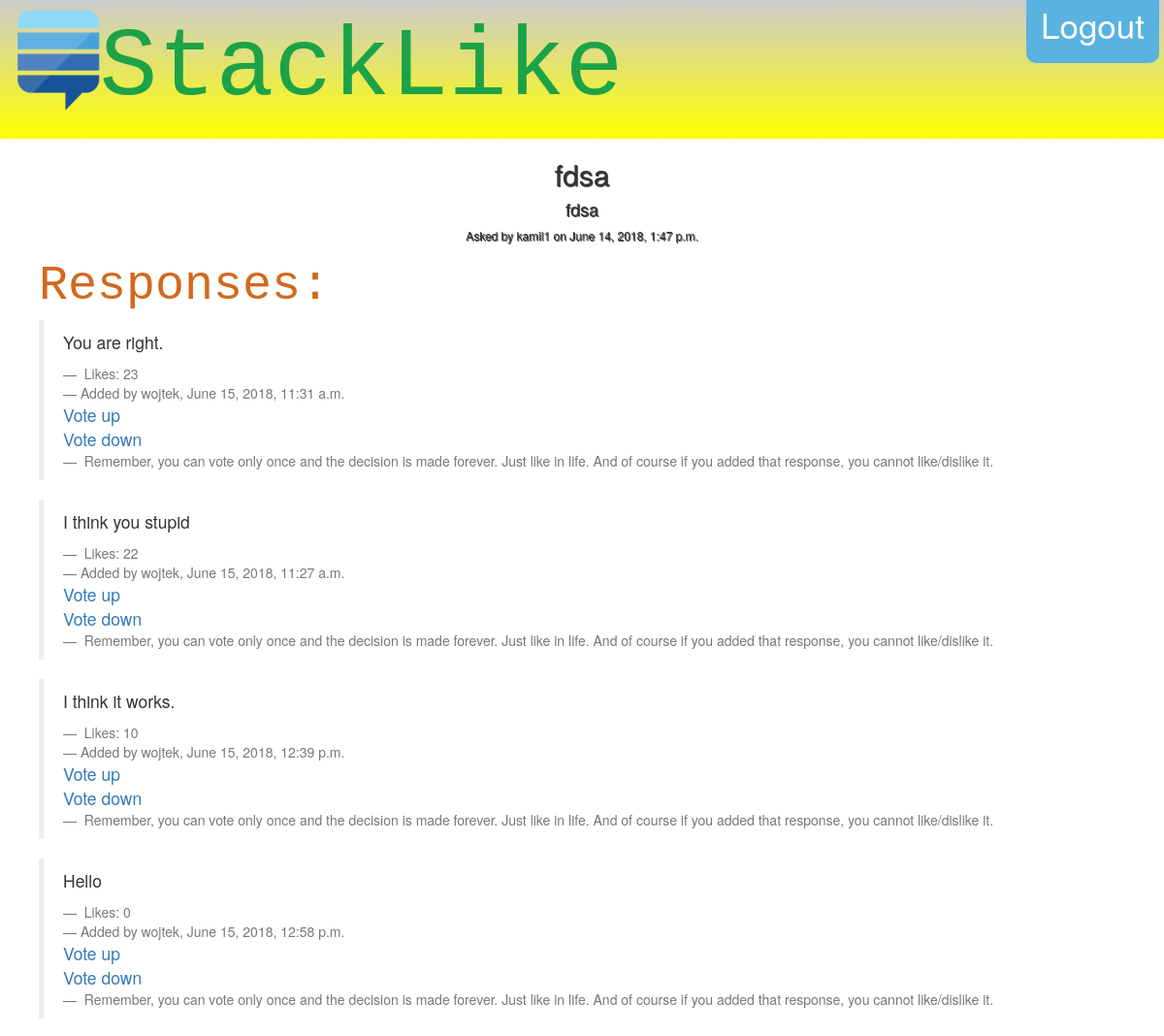
Page /home/.NET/2 (signed in, upper part) on the earlier database version.
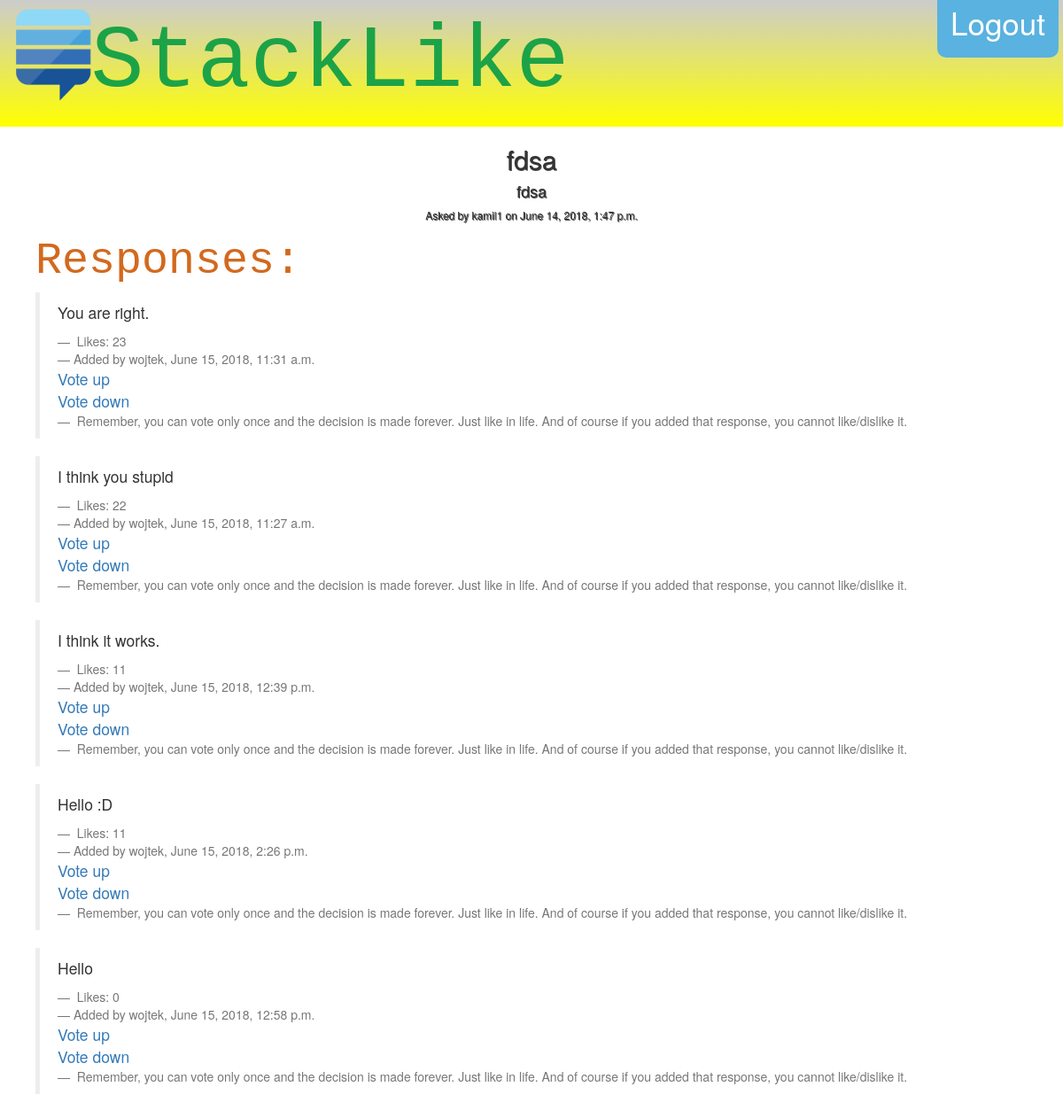
Same page on the later database version.
### StackLike/models.py (models this page shows)
class Response(models.Model):
    user = models.ForeignKey(User, on_delete=models.CASCADE,)
    question = models.ForeignKey(Question, on_delete=models.CASCADE,)
    message_text = models.CharField(max_length=2000)
    like_counter = models.IntegerField(default=0)
    pub_date = models.DateTimeField('date published',)

### StackLike/views.py (the view)
# urls.py: re_path('home/([^/]+)/(\\d+)/?$', views.show_question, name='show_question'),
@login_required
def show_question(request, question_category, question_id):
    responses = Response.objects.order_by('-like_counter').filter(question__id=question_id)
    question_topic = Question.objects.get(id=question_id).topic
    question_text = Question.objects.get(id=question_id).question_text
    pub_date = Question.objects.get(id=question_id).pub_date
    return render(request, 'home/question_page.html', {'responses_list': responses, 'question_topic': question_topic,
                                                       'question_text': question_text, 'question_id': question_id,
                                                       'category_name': question_category, 'pub_date': pub_date})

### templates/home/question_page.html (shortened to what this page needs)
{% extends "base.html" %}
{% block content %}
    <div class="w3-container w3-light-grey">
    <h2 style="text-shadow:1px 1px 0 #444" align="center">{{ question_topic }}</h2>
        <h4 style="text-shadow:1px 1px 0 #444" align="center">{{ question_text }}</h4>
    <h6 style="text-shadow:1px 1px 0 #444" align="center">Asked by {{ request.user }} on {{ pub_date }}</h6>
    </div>
    {% if responses_list %}
 <ul>
      <div class="category" style="font-family:Courier"> Responses: </div>
 {% for response in  responses_list %}
      <blockquote>
        <p>{{ response.message_text }}</p>
          <footer> Likes: {{ response.like_counter }}</footer>
          <footer>Added by {{ response.user }}, {{ response.pub_date }}</footer>
          <div class="submit" ><a href="{% url 'vote' category_name question_id response.id '+' %}"> Vote up</a></div>
          <div class="submit" ><a href="{% url 'vote' category_name question_id response.id '-' %}">Vote down</a></div>
          <footer> Remember, you can vote only once and the decision is made forever. Just like in life. And of course if you added that response, you cannot like/dislike it.</footer>
      </blockquote>
 {% endfor %}
 </ul>
    {% else %}
    <h1>No responses</h1>
    {% endif %}
 {% endblock %}

Differences in the rows shown:
changed Response "I think it works.": like_counter "10" → "11"
added Response: message_text "Hello :D", like_counter "11", user "wojtek", pub_date "June 15, 2018, 2:26 p.m."
